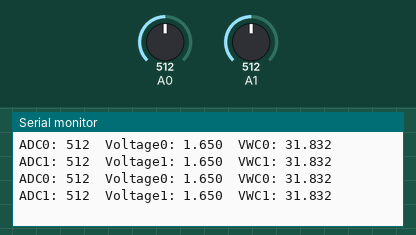
Recording of a sketch running on a simulated Arduino Uno, built with avr-gcc and run on an emulated ATmega328P. Shown: the last lines printed to the serial monitor. The inputs (shaded band) are chosen by the test bench; at power-on: A0 = 512, A1 = 512.

Above: at 1.8 s.
1.9 s: A0 set to 716
At 2.9 s:
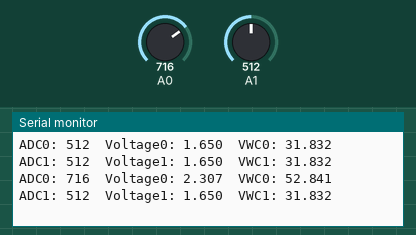
3.4 s: A1 set to 716
At 4.7 s:
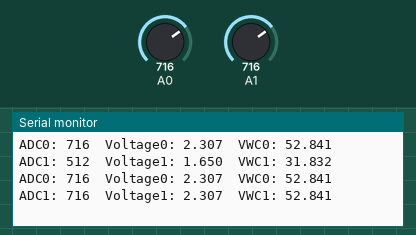
4.9 s: A0 set to 900
At 5.9 s:
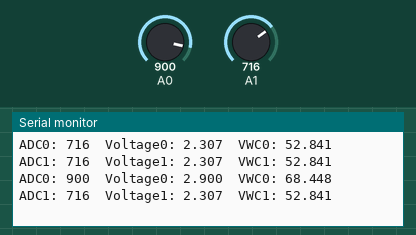
6.4 s: A1 set to 900
At 8.0 s:
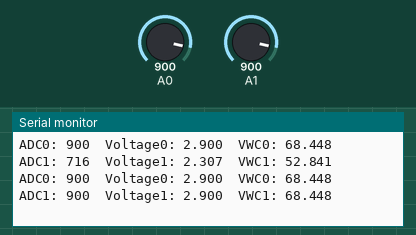
Timing chart, 0 to 8.9 s (numbered marks = the images above; inputs shaded):
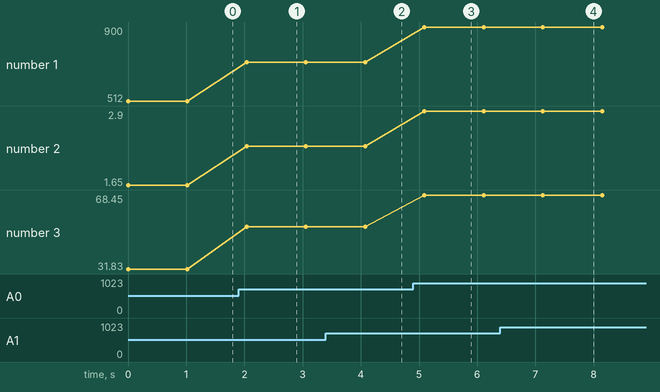

The sketch:

test_vegetronix_seriale.ino
```cpp
// Test via serial monitor del sensore Vegetronix

//variabili per il calcolo del VWC - curva approssimata con una successione di spezzate
float VWC;
float VWC1;
float M1 = 10.0;  //coeff.angolare 0<->1.1V
float M2 = 25.0;  //coeff.angolare 1.1<->1.3V
float M3 = 48.08;  //coeff.angolare 1.3<->1.8V
float M4 = 26.32;  //coeff.angolare 1.8<->2.2V
float cB1 = 1.0;  //intercetta 0<->1.1V
float B2 = 17.5;  //intercetta 1.1<->1.3V
float B3 = 47.5;  //intercetta 1.3<->1.8V
float B4 = 7.89;  //intercetta 1.8<->2.2V

void setup()
{
  analogReference(EXTERNAL); // ATTENZIONE *** ATTENZIONE *** ATTENZIONE *** La riga deve essere presente se il pin AREF è collegato ad voltaggio esterno prima di eseguire un analogRead
  // initialize serial communications and wait for port to open:
  Serial.begin(9600);
}

void loop()
{
  /*************************
   * algoritmo per implementare la funzione proposta da vegetronix: http://vegetronix.com/Products/VH400/VH400-Piecewise-Curve.phtml
   **************************/
   int adcvalue;
   adcvalue = analogRead(A0);
  float voltageSensorReading;
  voltageSensorReading =  adcvalue*3.30/1024.00; // da riferirsi ad un AREF di 3.3V
  if ( voltageSensorReading >= 0.0 && voltageSensorReading < 1.1) VWC = M1*voltageSensorReading - B1;
  if ( voltageSensorReading >= 1.1 && voltageSensorReading < 1.3) VWC = M2*voltageSensorReading - B2;
  if ( voltageSensorReading >= 1.3 && voltageSensorReading < 1.8) VWC = M3*voltageSensorReading - B3;
  if ( voltageSensorReading >= 1.82 && voltageSensorReading < 3.0) VWC = M4*voltageSensorReading - B4;

int adcvalue1;
   adcvalue1 = analogRead(A1);
  float voltageSensorReading1;
  voltageSensorReading1 =  adcvalue1*3.30/1024.00; // da riferirsi ad un AREF di 3.3V
  if ( voltageSensorReading1 >= 0.0 && voltageSensorReading1 < 1.1) VWC1 = M1*voltageSensorReading1 - B1;
  if ( voltageSensorReading1 >= 1.1 && voltageSensorReading1 < 1.3) VWC1 = M2*voltageSensorReading1 - B2;
  if ( voltageSensorReading1 >= 1.3 && voltageSensorReading1 < 1.8) VWC1 = M3*voltageSensorReading1 - B3;
  if ( voltageSensorReading1 >= 1.82 && voltageSensorReading1 < 3.0) VWC1 = M4*voltageSensorReading1 - B4;


  Serial.print("ADC0: ");
  Serial.print(adcvalue);
  Serial.print("\t");
  Serial.print("Voltage0: ");
  Serial.print(voltageSensorReading,3);
  Serial.print("\t");
  Serial.print("VWC0: ");
  Serial.print(VWC,3);
Serial.print("\t\t");
Serial.print("ADC1: ");
  Serial.print(adcvalue1);
  Serial.print("\t");
  Serial.print("Voltage1: ");
  Serial.print(voltageSensorReading1,3);
  Serial.print("\t");
  Serial.print("VWC1: ");
  Serial.println(VWC1,3);
  Serial.println();

  delay(1000);
  /*************************
   * Voltaggio batteria LiPo
   **************************/
  // float batteryvoltage; // misuro il voltaggio in mV della batteria tramite 10K-A2-10K (dissipando costantemente 0,185mA@3,7V per eseguire questa misura!)
  //batteryvoltage =  analogRead(A2)*3300.0/512.0; // un partitore resistivo in ingresso permette di misurare fino a 6,6V, divido per 512 invece di moltiplicare per 2

  //int(batteryvoltage);
}
```

Measured:
- after the input at 1.9 s, the serial monitor: prints a new line after 0.14 s (image 1)
- after the input at 3.4 s, the serial monitor: prints a new line after 0.67 s (image 2)
- after the input at 4.9 s, the serial monitor: prints a new line after 0.19 s (image 3)
- after the input at 6.4 s, the serial monitor: prints a new line after 0.73 s (image 4)
- plotted number 1: 512 → 716 after the input at 1.9 s, 716 → 900 after the input at 4.9 s
- plotted number 2: 1.65 → 2.31 after the input at 1.9 s, 2.31 → 2.9 after the input at 4.9 s
- plotted number 3: 31.83 → 52.84 after the input at 1.9 s, 52.84 → 68.45 after the input at 4.9 s
